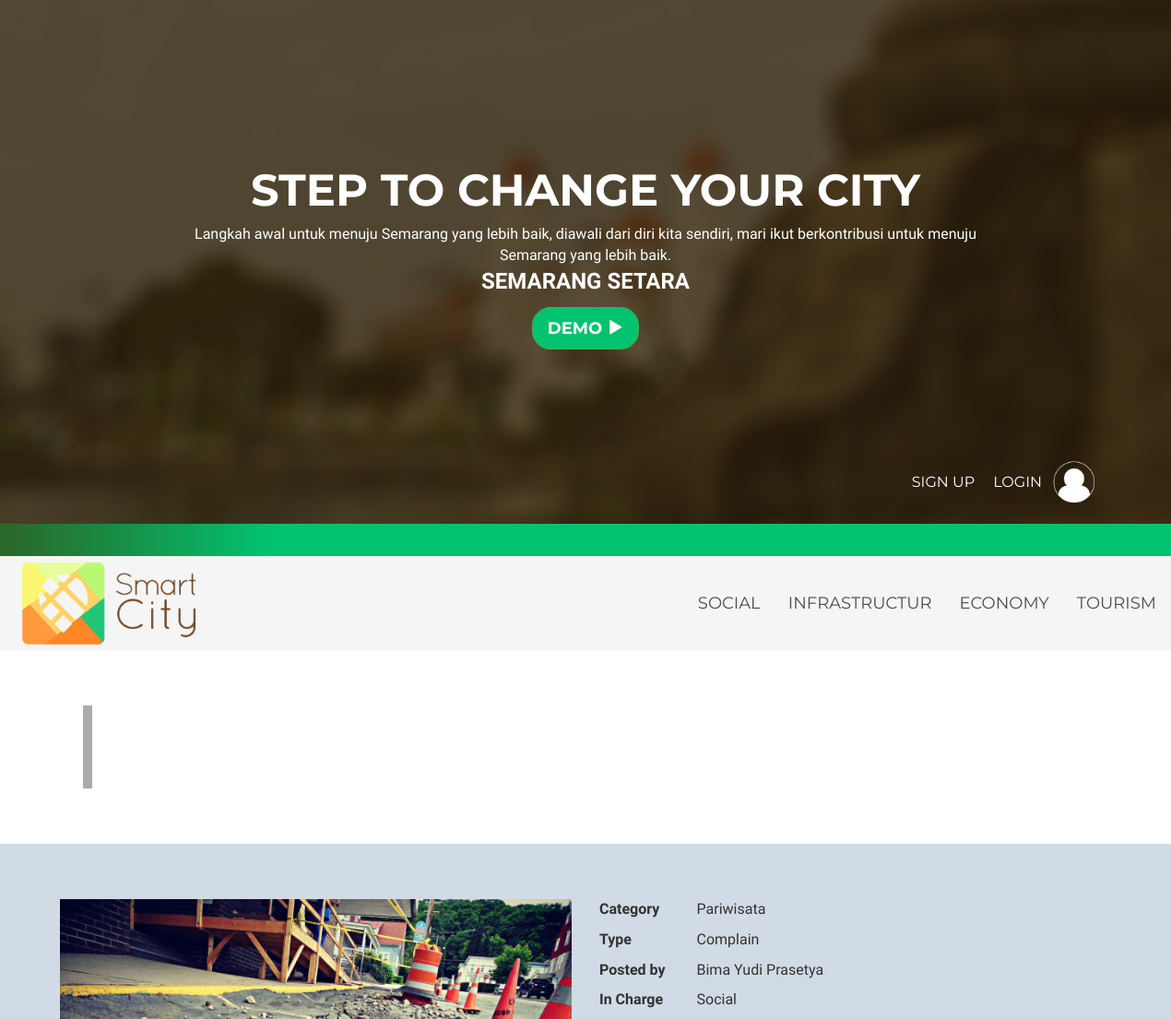
/ (upper part), run on an earlier commit of the app's database.
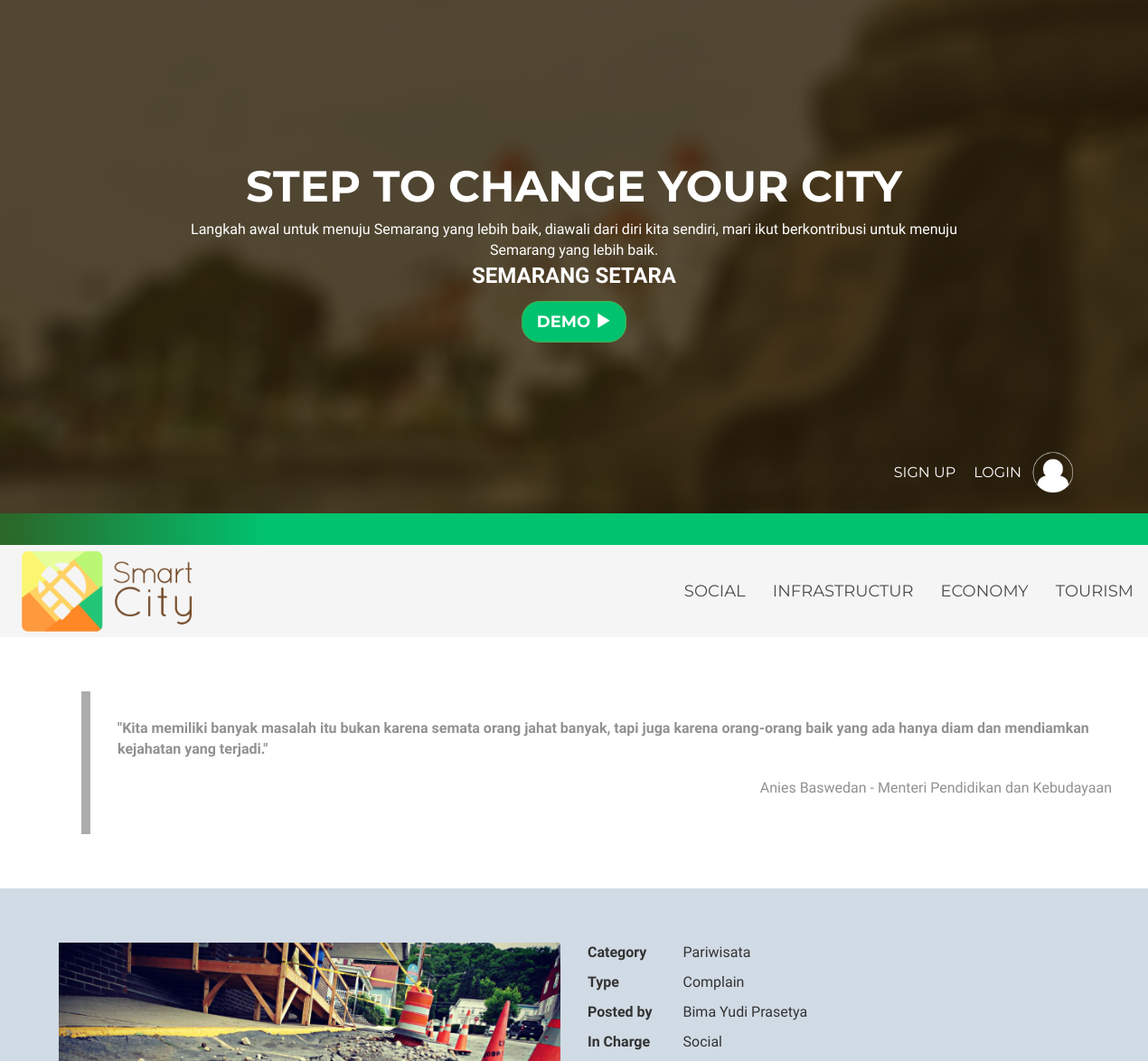
And on a later commit of the database.
### tables this page shows
CREATE TABLE `quotes` (
  `id` int(11) NOT NULL,
  `idioms` varchar(500) NOT NULL,
  `author` varchar(160) NOT NULL
);

### index.php (the view, shortened to what this page needs)
<!DOCTYPE html>
<html>
	<head>
		<link rel="stylesheet" href="css/bootstrap.css">
		<link rel="stylesheet" href="css/style.css">
	</head>
	<body>
		<section class="home" data-parallax="scroll">
			<div class="container-fluid">
				<div class="row main-header" style="padding-top: 100px">
					<div class="hero text-center">
						<h1>Step to Change your city </h1>
						<p>Langkah awal untuk menuju Semarang yang lebih baik, diawali dari diri kita sendiri, mari ikut berkontribusi untuk menuju Semarang yang lebih baik. </br><b><font size='5'> SEMARANG SETARA </font></b> </p>
						<a href="#" class="btn btn-success btn-lg">DEMO <i class="glyphicon glyphicon-play"> </i></a>
					</div>
					<div class="user">
						<a href="#modal-sign" role="button" data-toggle="modal">SIGN UP</a>
						<a href="#modal-login" role="button" data-toggle="modal">LOGIN</a>
						<img src="img/user.png" alt="" width="50px">
					</div>
				</div>
			</div>
		</section>
		<div class="border-green"> </div>
		<nav class="navbar">
			<div class="container-fluid">
			<div class="logo"><a href="index.html"><img src="img/logo.png" width="200px" style="float: left"></a></div>
				<ul class="nav navbar-nav navbar-right">
					<li role="presentation"><a href="social.html">Social</a></li>
					<li role="presentation"><a href="infrastructure.html">Infrastructur</a></li>
					<li role="presentation"><a href="economy.html">Economy</a></li>
					<li role="presentation"><a href="tourism.html">Tourism</a></li>
				</ul>
			</div>
		</nav>
		<div class="part1">
			<div class="container quotes">
			<?php
				$sql = mysql_query("SELECT COUNT(*) num FROM quotes");
				$length = mysql_fetch_object($sql)->num;
				$id = rand(1, $length);
				$query = mysql_query("SELECT * FROM quotes WHERE id='$id'");
				$quotes = mysql_fetch_object($query);
				$idiom = $quotes->idioms;
				$author = $quotes->author;
				echo "<p class='words'>" .$idiom. "</p>";
				echo "<p class='pull-right'>" .$author. "</p>";
			?>
			</div>
		</div>
		<div class="part3">
			<div class="container">
				<div class="row">
					<div class="col-md-6">
						<img src="img/Broken-Road.jpg" alt="" class="img-responsive">
					</div>
					<div class="col-md-6">
						<div class="ctpi">
							<p> Category </p>
							<p> Type </p>
							<p> Posted by </p>
							<p> In Charge </p>
						</div>
						<div class="pcag">
							<p> Pariwisata </p>
							<p> Complain </p>
							<p> Bima Yudi Prasetya </p>
							<p> Social </p>
						</div>
					</div>
				</div>
			</div>
		</div>
	</body>
</html>

What changed in the data, as far as the page shows it:
added quotes: idioms "\"Kita memiliki banyak masalah itu bukan karena semata orang jahat banyak, tapi juga karena orang-orang baik yang ada hanya diam dan mendiamkan kejahatan yang terjadi.\"", author "Anies Baswedan - Menteri Pendidikan dan Kebudayaan"
